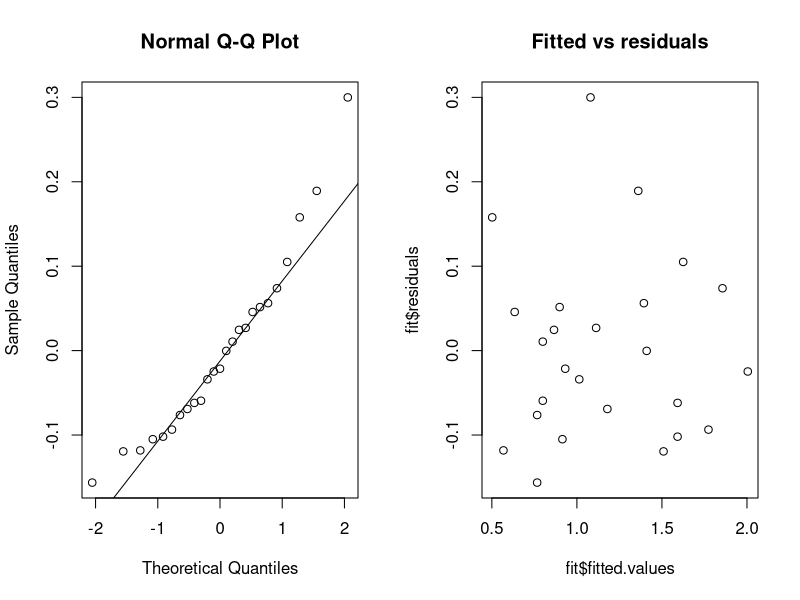

Write R code to recreate this figure. (Note: this script raises an error after producing the figure.)
# 6.1
alpha <- 0.05
beta <- 0.08269
sigmabeta <- 0.06977
c(
beta - qt((1-alpha/2), df=237)*sigmabeta,
beta + qt((1-alpha/2), df=237)*sigmabeta )

# 6.2 a)
D <- data.frame(
  x1=c(0.58, 0.86, 0.29, 0.20, 0.56, 0.28, 0.08, 0.41, 0.22, 0.35,
       0.59, 0.22, 0.26, 0.12, 0.65, 0.70, 0.30, 0.70, 0.39, 0.72,
       0.45, 0.81, 0.04, 0.20, 0.95),
  x2=c(0.71, 0.13, 0.79, 0.20, 0.56, 0.92, 0.01, 0.60, 0.70, 0.73,
       0.13, 0.96, 0.27, 0.21, 0.88, 0.30, 0.15, 0.09, 0.17, 0.25,
       0.30, 0.32, 0.82, 0.98, 0.00),
  y=c(1.45, 1.93, 0.81, 0.61, 1.55, 0.95, 0.45, 1.14, 0.74, 0.98,
      1.41, 0.81, 0.89, 0.68, 1.39, 1.53, 0.91, 1.49, 1.38, 1.73,
      1.11, 1.68, 0.66, 0.69, 1.98)
)

fit <-lm(y ~ x1 + x2, data = D) 
summary(fit)
confint(fit, level=0.95)

# 6.2 b)
fit <- lm(y ~ x1, data =D)
summary(fit)

# 6.2 c)
par(mfrow=c(1,2))
qqnorm(fit$residuals)
qqline(fit$residuals)
plot(fit$fitted.values, fit$residuals, main="Fitted vs residuals")


    ## Walley
qqwrap <- function(x, y, ...){
  stdy <- (y-mean(y))/sd(y)
  qqnorm(stdy, main="", ...)
  qqline(stdy)}

wallyplot(fit$residuals, FUN=qqwrap, ylim=c(-3,3))

# 6.2 d)
par(mfrow=c(1,1))
x1new <- seq(0,1,by=0.01)
pred <- predict(fit, newdata=data.frame(x1=x1new),
                interval="prediction")
conf <- predict(fit, newdata=data.frame(x1=x1new),
                interval="confidence")
plot(x1new, pred[ ,"fit"], type="l", ylim=c(0.1,2.4),
     xlab="x1", ylab="Prediction")
lines(x1new, conf[ ,"lwr"], col="green", lty=2)
lines(x1new, conf[ ,"upr"], col="green", lty=2)
lines(x1new, pred[ ,"lwr"], col="red", lty=2)
lines(x1new, pred[ ,"upr"], col="red", lty=2)
legend("topleft", c("Prediction","Confidence band","Prediction band"),
       lty=c(1,2,2), col=c(1,3,2), cex=0.7)

